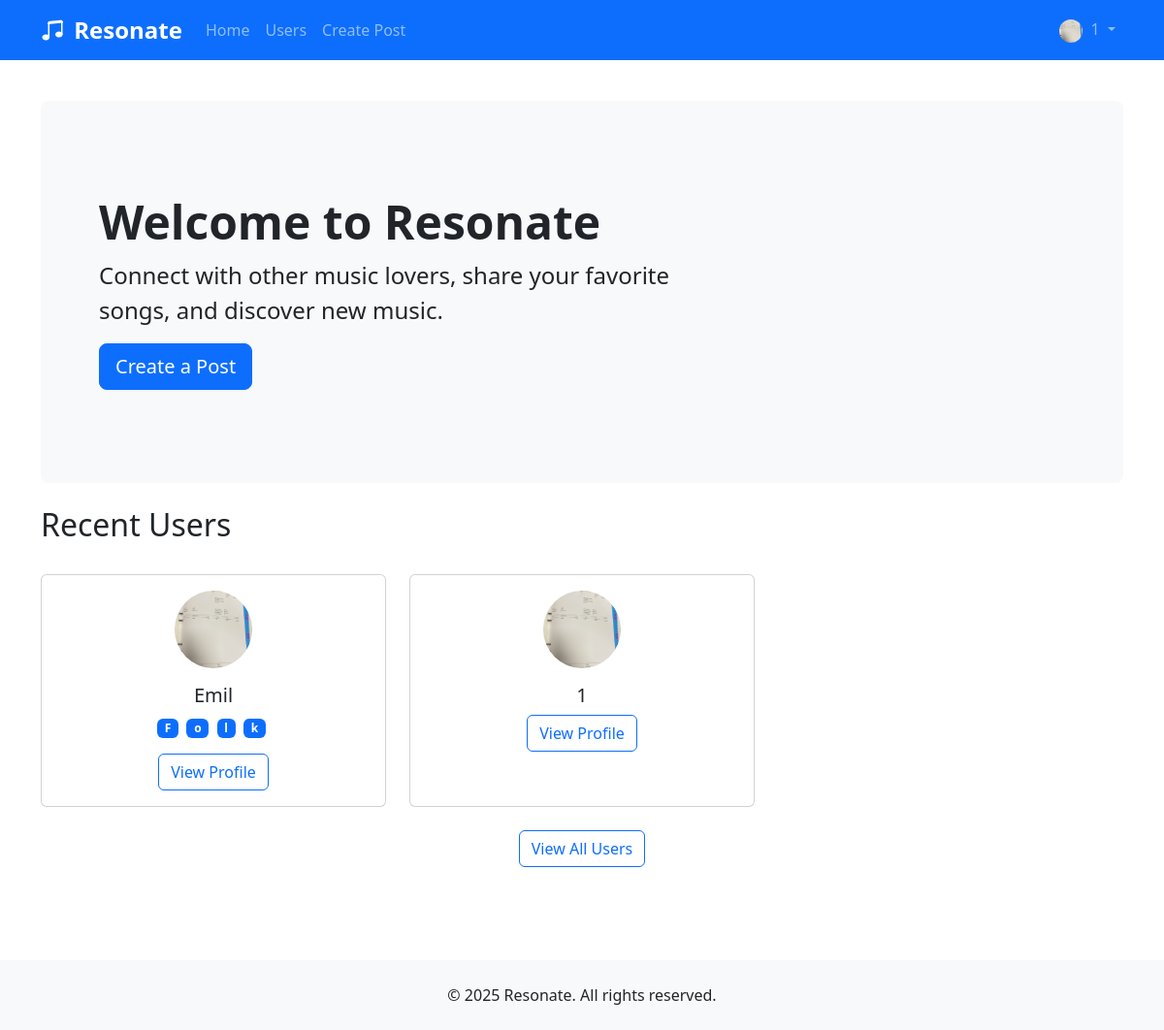
The page / (signed in) on the database its author committed.
### app.py (models this page shows, shortened)
class User(UserMixin, db.Model):
    __tablename__ = 'users'
    userId = db.Column(db.String(36), primary_key=True, default=lambda: str(uuid.uuid4()))
    username = db.Column(db.String(80), nullable=False)
    email = db.Column(db.String(120), unique=True, nullable=False)
    password = db.Column(db.String(128))
    profilePicture = db.Column(db.String, nullable=True, default='default.jpg')
    favoriteGenres = db.Column(db.String, nullable=True)
    createdAt = db.Column(db.DateTime, default=datetime.utcnow)
    bio = db.Column(db.Text, nullable=True)
    sotd_title = db.Column(db.String(200), nullable=True)
    sotd_artist = db.Column(db.String(200), nullable=True)
    song_picture = db.Column(db.String(200), nullable=True)
    favorite_songs = db.Column(db.String, nullable=True)
    _followers = db.relationship(
        'User',
        secondary='followers',
        primaryjoin='User.userId==followers.c.followerId',
        secondaryjoin='User.userId==followers.c.followingId',
        backref='following'
    )

### app.py (the view)
@app.route('/')
def index():
    users = User.query.all()
    return render_template('index.html', users=users)

### app.py (called while the page is built)
@login_manager.user_loader
def load_user(user_id):
    return User.query.get(user_id)

### templates/index.html (shortened to what this page needs)
{% extends "base.html" %}
{% block content %}
<div class="container">
    <div class="row">
        <div class="col-md-12">
            <div class="p-5 mb-4 bg-light rounded-3">
                <div class="container-fluid py-5">
                    <h1 class="display-5 fw-bold">Welcome to Resonate</h1>
                    <p class="col-md-8 fs-4">Connect with other music lovers, share your favorite songs, and discover new music.</p>
                    {% if not current_user.is_authenticated %}
                    <div>
                        <a href="{{ url_for('register') }}" class="btn btn-primary btn-lg me-2">Sign Up</a>
                        <a href="{{ url_for('login') }}" class="btn btn-outline-primary btn-lg">Log In</a>
                    </div>
                    {% else %}
                    <a href="{{ url_for('create_post') }}" class="btn btn-primary btn-lg">Create a Post</a>
                    {% endif %}
                </div>
            </div>
        </div>
    </div>
    <div class="row mb-4">
        <div class="col-md-12">
            <h2>Recent Users</h2>
        </div>
    </div>
    <div class="row">
        {% for user in users[:6] %}
        <div class="col-md-4 mb-4">
            <div class="card h-100">
                <div class="card-body text-center">
                    <img src="{{ url_for('static', filename='profile_pics/' + user.profilePicture) }}"
                         class="rounded-circle mb-3" style="width: 80px; height: 80px; object-fit: cover;"
                         alt="{{ user.username }}'s profile picture">
                    <h5 class="card-title">{{ user.username }}</h5>
                    {% if user.favoriteGenres %}
                    <div class="mb-3">
                        {% for genre in user.favoriteGenres %}
                        <span class="badge bg-primary me-1">{{ genre }}</span>
                        {% endfor %}
                    </div>
                    {% endif %}
                    <a href="{{ url_for('profile', username=user.username) }}" class="btn btn-outline-primary">View Profile</a>
                </div>
            </div>
        </div>
        {% endfor %}
    </div>
    <div class="row mb-5">
        <div class="col-md-12 text-center">
            <a href="{{ url_for('users') }}" class="btn btn-outline-primary">View All Users</a>
        </div>
    </div>
</div>
{% endblock %}

### templates/base.html (shortened to what this page needs)
<!DOCTYPE html>
<html lang="en">
<head>
    <link href="https://cdn.jsdelivr.net/npm/bootstrap@5.2.3/dist/css/bootstrap.min.css" rel="stylesheet">
    <link rel="stylesheet" href="https://cdn.jsdelivr.net/npm/bootstrap-icons@1.10.3/font/bootstrap-icons.css">
</head>
<body>
    <nav class="navbar navbar-expand-lg navbar-dark bg-primary fixed-top">
        <div class="container">
            <a class="navbar-brand" href="{{ url_for('index') }}">
                <i class="bi bi-music-note-beamed me-1"></i> Resonate
            </a>
            <div class="collapse navbar-collapse" id="navbarNav">
                <ul class="navbar-nav me-auto">
                    <li class="nav-item">
                        <a class="nav-link" href="{{ url_for('index') }}">Home</a>
                    </li>
                    <li class="nav-item">
                        <a class="nav-link" href="{{ url_for('users') }}">Users</a>
                    </li>
                    {% if current_user.is_authenticated %}
                    <li class="nav-item">
                        <a class="nav-link" href="{{ url_for('create_post') }}">Create Post</a>
                    </li>
                    {% endif %}
                </ul>
                <ul class="navbar-nav ms-auto">
                    {% if current_user.is_authenticated %}
                    <li class="nav-item dropdown">
                        <a class="nav-link dropdown-toggle" href="#" role="button" data-bs-toggle="dropdown">
                            <img src="{{ url_for('static', filename='profile_pics/' + current_user.profilePicture) }}"
                                 class="rounded-circle me-1" style="width: 24px; height: 24px; object-fit: cover;">
                            {{ current_user.username }}
                        </a>
                    </li>
                    {% endif %}
                </ul>
            </div>
        </div>
    </nav>
    <main class="py-5">
        {% block content %}{% endblock %}
    </main>
    <footer class="text-center py-4">
        <div class="container">
            <p class="mb-0">&copy; 2025 Resonate. All rights reserved.</p>
        </div>
    </footer>
</body>
</html>

### templates/base.html (style rules this page uses)
body { padding-top: 56px; min-height: 100vh; display: flex; flex-direction: column; }
main { flex: 1; }
.navbar-brand { font-weight: bold; font-size: 1.5rem; }
.nav-link { font-weight: 500; }
footer { margin-top: auto; background-color: #f8f9fa; padding: 1rem 0; }

### rows shown on the page
User: profilePicture (picture), username "1"
User: profilePicture (picture), username "Emil", favoriteGenres "F" "o" "l" "k"
